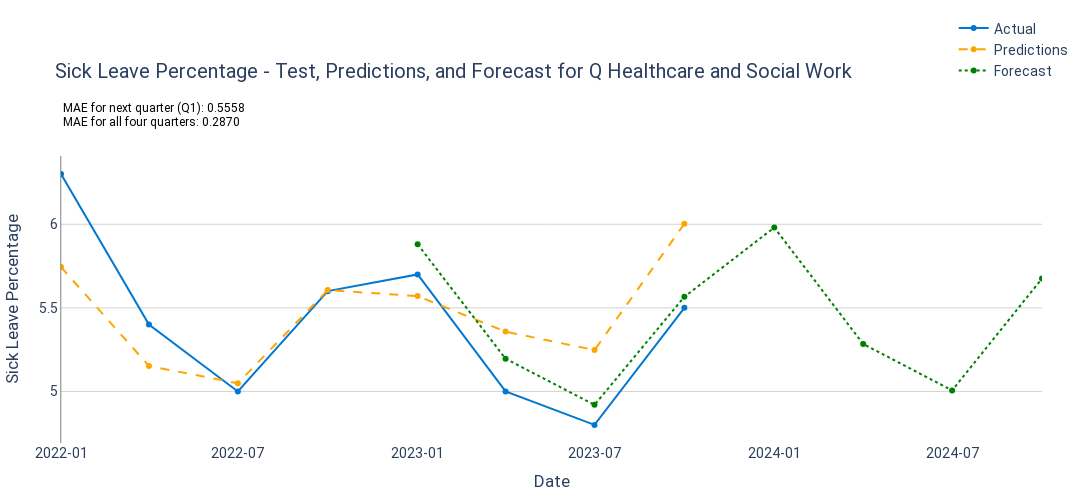

Write notebook code for a chart like this one.
### Code cell
import plotly.graph_objects as go

# Ensure forecast is aligned with forecast period
forecast_period = pd.date_range(start='2023-01-01', periods=8, freq='QS')  # Adjust period as needed

# Combine test, predictions, and forecast into one plot with Plotly
fig = go.Figure()

# Add actual sick leave percentage line (test data)
fig.add_trace(go.Scatter(
    x=test.index,
    y=test['sick_leave_percentage'],
    mode='lines+markers',
    name='Actual',
    line=dict(color='#0078d2', width=2)
))

# Add predictions line for the test period
fig.add_trace(go.Scatter(
    x=test.index,
    y=predictions,
    mode='lines+markers',
    name='Predictions',
    line=dict(color='orange', width=2, dash='dash')
))

# Add forecast line for the future forecast period
fig.add_trace(go.Scatter(
    x=forecast_period,
    y=fcast,
    mode='lines+markers',
    name='Forecast',
    line=dict(color='green', width=2, dash='dot')
))

# Add MAE values as text annotations
fig.add_annotation(
    xref="paper", yref="paper", x=0.00, y=1.15, showarrow=False,
    text=f"MAE for all four quarters: {mae_value:.4f}",
    font=dict(size=12, color="black")
)

fig.add_annotation(
    xref="paper", yref="paper", x=0.00, y=1.20, showarrow=False,
    text=f"MAE for next quarter (Q1): {mae_q1:.4f}",
    font=dict(size=12, color="black")
)

# Set layout and design for better visualization
fig.update_layout(
    title='Sick Leave Percentage - Test, Predictions, and Forecast for Q Healthcare and Social Work',
    xaxis_title='Date',
    yaxis_title='Sick Leave Percentage',
    plot_bgcolor='white',
    xaxis=dict(
        showgrid=False,
        tickformat="%Y-%m",
        range=[test.index.min(), forecast_period[-1]]  # Extend date range to the end of forecast
    ),
    yaxis=dict(
        showgrid=True, gridcolor='lightgrey', showline=True, linewidth=0.5, linecolor='black'
    ),
    legend=dict(
        x=0.91,
        y=1.5,
        traceorder="normal"
    ),
    font=dict(family="Roboto", size=14),
    margin=dict(l=50, r=50, t=80, b=50),
    width=1100, height=500
)

# Save the plot as a JPEG file
fig.write_image("Sick_leave_predict_sarimax.jpeg")

# Save the plot as an HTML file
fig.write_html("Sick_leave_predict_sarimax.html")

# Show plot
fig.show()

### Figure 1 — Plotly figure (JSON) as saved in the notebook; plotly's stock layout.template omitted (floating-point values rounded to 4 significant figures)
{"data": [{"line": {"color": "#0078d2", "width": 2}, "mode": "lines+markers", "name": "Actual", "type": "scatter", "x": ["2022-01-01T00:00:00", "2022-04-01T00:00:00", "2022-07-01T00:00:00", "2022-10-01T00:00:00", "2023-01-01T00:00:00", "2023-04-01T00:00:00", "2023-07-01T00:00:00", "2023-10-01T00:00:00"], "y": [6.3, 5.4, 5, 5.6, 5.7, 5, 4.8, 5.5]}, {"line": {"color": "orange", "dash": "dash", "width": 2}, "mode": "lines+markers", "name": "Predictions", "type": "scatter", "x": ["2022-01-01T00:00:00", "2022-04-01T00:00:00", "2022-07-01T00:00:00", "2022-10-01T00:00:00", "2023-01-01T00:00:00", "2023-04-01T00:00:00", "2023-07-01T00:00:00", "2023-10-01T00:00:00"], "y": [5.744, 5.153, 5.049, 5.606, 5.57, 5.358, 5.248, 6.003]}, {"line": {"color": "green", "dash": "dot", "width": 2}, "mode": "lines+markers", "name": "Forecast", "type": "scatter", "x": ["2023-01-01T00:00:00", "2023-04-01T00:00:00", "2023-07-01T00:00:00", "2023-10-01T00:00:00", "2024-01-01T00:00:00", "2024-04-01T00:00:00", "2024-07-01T00:00:00", "2024-10-01T00:00:00"], "y": [5.88, 5.196, 4.92, 5.566, 5.98, 5.284, 5.006, 5.675]}], "layout": {"annotations": [{"font": {"color": "black", "size": 12}, "showarrow": false, "text": "MAE for all four quarters: 0.2870", "x": 0, "xref": "paper", "y": 1.15, "yref": "paper"}, {"font": {"color": "black", "size": 12}, "showarrow": false, "text": "MAE for next quarter (Q1): 0.5558", "x": 0, "xref": "paper", "y": 1.2, "yref": "paper"}], "font": {"family": "Roboto", "size": 14}, "height": 500, "legend": {"traceorder": "normal", "x": 0.91, "y": 1.5}, "margin": {"b": 50, "l": 50, "r": 50, "t": 80}, "plot_bgcolor": "white", "title": {"text": "Sick Leave Percentage - Test, Predictions, and Forecast for Q Healthcare and Social Work"}, "width": 1100, "xaxis": {"range": ["2022-01-01T00:00:00", "2024-10-01T00:00:00"], "showgrid": false, "tickformat": "%Y-%m", "title": {"text": "Date"}}, "yaxis": {"gridcolor": "lightgrey", "linecolor": "black", "linewidth": 0.5, "showgrid": true, "showline": true, "title": {"text": "Sick Leave Percentage"}}}}
